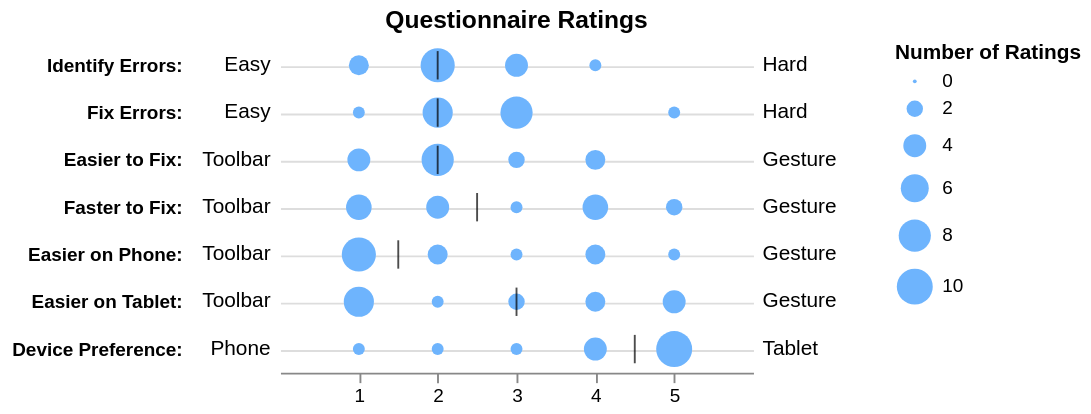

Source (Vega-Lite JSON):
### Vega specification from a JSON file in a GitHub repository (floating-point values rounded to 4 significant figures; data arrays with more than 128 entries replaced by an {"elided": "..."} marker saying what was removed)
{"$schema": "https://vega.github.io/schema/vega/v5.json", "description": "Likert Scale Ratings Distributions and Medians. (Figure 9 from @jhoffswell and @zcliu's ['Interactive Repair of Tables Extracted from PDF Documents on Mobile Devices'](https://idl.cs.washington.edu/files/2019-InteractiveTableRepair-CHI.pdf))", "background": "white", "padding": 5, "width": 250, "height": 175, "title": {"text": "Questionnaire Ratings", "frame": "group"}, "style": "cell", "encode": {"update": {"stroke": {"value": null}}}, "data": [{"name": "medians", "values": [{"name": "Identify Errors:", "median": 2.0, "lo": "Easy", "hi": "Hard"}, {"name": "Fix Errors:", "median": 2, "lo": "Easy", "hi": "Hard"}, {"name": "Easier to Fix:", "median": 2.0, "lo": "Toolbar", "hi": "Gesture"}, {"name": "Faster to Fix:", "median": 2.5, "lo": "Toolbar", "hi": "Gesture"}, {"name": "Easier on Phone:", "median": 1.5, "lo": "Toolbar", "hi": "Gesture"}, {"name": "Easier on Tablet:", "median": 3.0, "lo": "Toolbar", "hi": "Gesture"}, {"name": "Device Preference:", "median": 4.5, "lo": "Phone", "hi": "Tablet"}]}, {"name": "values", "values": {"elided": "170 records"}}, {"name": "data_0", "source": "medians", "transform": [{"type": "filter", "expr": "isValid(datum[\"median\"]) && isFinite(+datum[\"median\"])"}]}, {"name": "data_1", "source": "values", "transform": [{"type": "filter", "expr": "datum.name != 'Toolbar_First'"}, {"type": "filter", "expr": "datum.name != 'Tablet_First'"}, {"type": "filter", "expr": "datum.name != 'Participant ID'"}, {"type": "aggregate", "groupby": ["value", "name"], "ops": ["count"], "fields": [null], "as": ["__count"]}, {"type": "filter", "expr": "isValid(datum[\"value\"]) && isFinite(+datum[\"value\"])"}]}], "marks": [{"name": "layer_0_marks", "type": "symbol", "style": ["circle"], "from": {"data": "data_1"}, "encode": {"update": {"fill": {"value": "#6EB4FD"}, "ariaRoleDescription": {"value": "circle"}, "description": {"signal": "\"value: \" + (!isValid(datum[\"value\"]) || !isFinite(+datum[\"value\"]) ? \"\" + datum[\"value\"] : format(datum[\"value\"], \"\")) + \"; name: \" + (\"\" + datum[\"name\"]) + \"; Number of Ratings: \" + (!isValid(datum[\"__count\"]) || !isFinite(+datum[\"__count\"]) ? \"\" + datum[\"__count\"] : format(datum[\"__count\"], \"\"))"}, "x": {"scale": "x", "field": "value"}, "y": {"scale": "y", "field": "name"}, "size": {"scale": "size", "field": "__count"}, "shape": {"value": "circle"}}}}, {"name": "layer_1_marks", "type": "rect", "style": ["tick"], "from": {"data": "data_0"}, "encode": {"update": {"opacity": {"value": 0.7}, "fill": {"value": "black"}, "ariaRoleDescription": {"value": "tick"}, "description": {"signal": "\"median: \" + (!isValid(datum[\"median\"]) || !isFinite(+datum[\"median\"]) ? \"\" + datum[\"median\"] : format(datum[\"median\"], \"\")) + \"; name: \" + (\"\" + datum[\"name\"])"}, "xc": {"scale": "x", "field": "median"}, "yc": {"scale": "y", "field": "name"}, "height": {"value": 15}, "width": {"value": 1}}}}, {"name": "layer_2_marks", "type": "text", "style": ["text"], "from": {"data": "medians"}, "encode": {"update": {"align": {"value": "right"}, "fill": {"value": "black"}, "description": {"signal": "\"name: \" + (\"\" + datum[\"name\"]) + \"; lo: \" + (\"\" + datum[\"lo\"])"}, "x": {"value": -5}, "y": {"scale": "y", "field": "name"}, "text": {"signal": "\"\" + datum[\"lo\"]"}, "baseline": {"value": "middle"}}}}, {"name": "layer_3_marks", "type": "text", "style": ["text"], "from": {"data": "medians"}, "encode": {"update": {"align": {"value": "left"}, "fill": {"value": "black"}, "description": {"signal": "\"name: \" + (\"\" + datum[\"name\"]) + \"; hi: \" + (\"\" + datum[\"hi\"])"}, "x": {"value": 255}, "y": {"scale": "y", "field": "name"}, "text": {"signal": "\"\" + datum[\"hi\"]"}, "baseline": {"value": "middle"}}}}], "scales": [{"name": "x", "type": "linear", "domain": [0, 6], "range": [0, {"signal": "width"}], "zero": true}, {"name": "y", "type": "point", "domain": {"fields": [{"data": "data_1", "field": "name"}, {"data": "data_0", "field": "name"}, {"data": "medians", "field": "name"}]}, "range": [0, {"signal": "height"}], "padding": 0.5}, {"name": "size", "type": "linear", "domain": {"data": "data_1", "field": "__count"}, "range": [4, 361], "zero": true}], "axes": [{"scale": "y", "orient": "left", "grid": true, "offset": 50, "gridScale": "x", "domain": false, "labels": false, "aria": false, "maxExtent": 0, "minExtent": 0, "ticks": false, "zindex": 0}, {"scale": "x", "orient": "bottom", "grid": false, "values": [1, 2, 3, 4, 5], "labelFlush": true, "labelOverlap": true, "zindex": 0}, {"scale": "y", "orient": "left", "grid": false, "domain": false, "labelFontWeight": "bold", "offset": 50, "ticks": false, "zindex": 0}], "legends": [{"offset": 75, "title": "Number of Ratings", "size": "size", "symbolType": "circle", "encode": {"symbols": {"update": {"fill": {"value": "#6EB4FD"}, "stroke": {"value": "transparent"}}}}}]}
